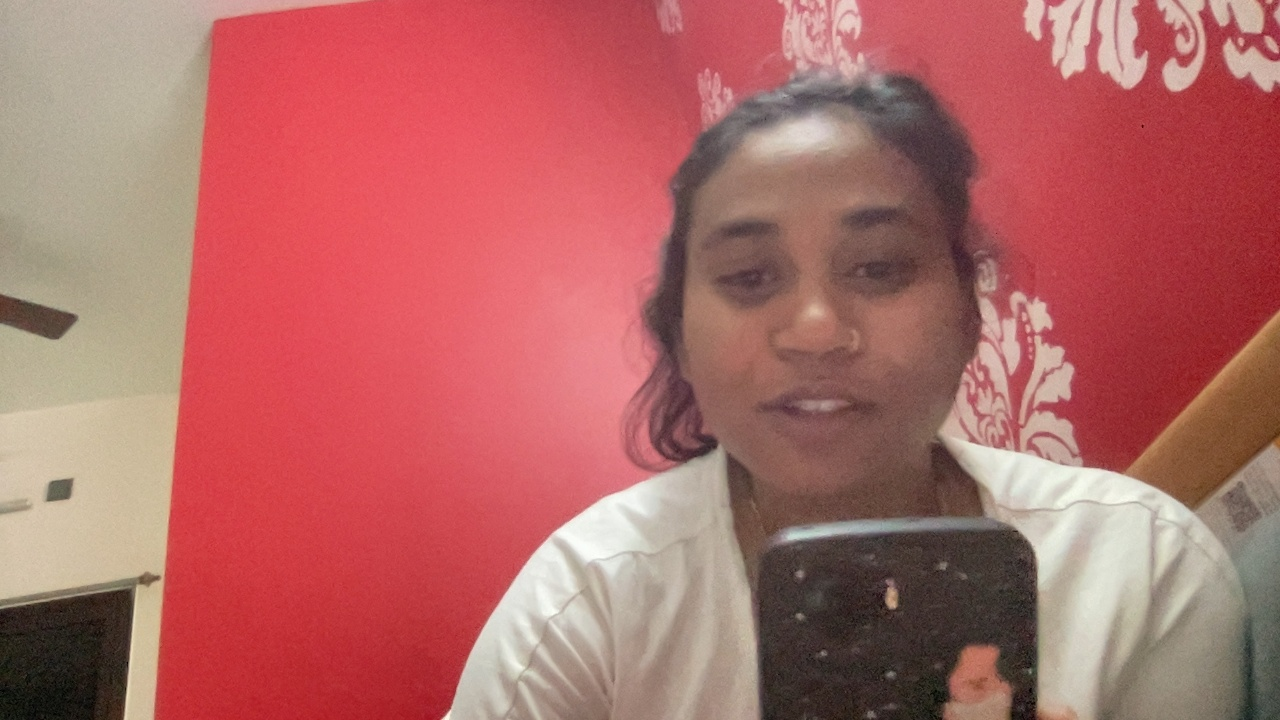
//> input picture app/image_2025-11-20_23-00-21.jpg, 1280 x 720 px, given in place of the camera
$ ./main   (built with g++ and OpenCV 4)
//> lines starting //> are read from the running program, lines starting //| are printed output that depends on the picture
#include <opencv2/opencv.hpp>
#include <opencv2/imgproc.hpp>
#include <opencv2/objdetect.hpp>
#include <iostream>
#include <chrono>
#include <ctime>
#include <string>

using namespace cv;
using namespace std;

// Generate timestamp filenames
string timeStamp() {
    auto now = chrono::system_clock::now();
    time_t t = chrono::system_clock::to_time_t(now);
    tm *lt = localtime(&t);

    char buffer[80];
    strftime(buffer, 80, "image_%Y-%m-%d_%H-%M-%S", lt);
    return string(buffer);
}

// Generate video filename
string videoStamp() {
    auto now = chrono::system_clock::now();
    time_t t = chrono::system_clock::to_time_t(now);
    tm *lt = localtime(&t);

    char buffer[80];
    strftime(buffer, 80, "video_%Y-%m-%d_%H-%M-%S.mp4", lt);
    return string(buffer);
}

int main() {

    VideoCapture cap(0);
    if (!cap.isOpened()) {
        cerr << "Error: Cannot open camera!" << endl;
        return -1;
    }

    Mat frame, gray, blurImg, edgeImg;

    // ============= LOAD ALL CASCADES ===================
    CascadeClassifier faceCascade, eyeCascade, smileCascade, fullBodyCascade;

    bool faceLoaded  = faceCascade.load("haarcascade_frontalface_default.xml");
    bool eyeLoaded   = eyeCascade.load("haarcascade_eye.xml");
    bool smileLoaded = smileCascade.load("haarcascade_smile.xml");
    bool bodyLoaded  = fullBodyCascade.load("haarcascade_fullbody.xml");

    if (!faceLoaded)  cerr << "Face cascade missing!" << endl;
    if (!eyeLoaded)   cerr << "Eye cascade missing!" << endl;
    if (!smileLoaded) cerr << "Smile cascade missing!" << endl;
    if (!bodyLoaded)  cerr << "Full-body cascade missing!" << endl;

    // ============= UI INSTRUCTIONS =====================
    cout << "--------------- CAMERA APPLICATION ---------------\n";
    cout << "c : Capture Image\n";
    cout << "v : Start/Stop Video Recording\n";
    cout << "f : Toggle Face Detection\n";
    cout << "e : Toggle Eye Detection\n";
    cout << "s : Toggle Smile Detection\n";
    cout << "b : Toggle Full Body Detection\n";
    cout << "1 : Grayscale Filter\n";
    cout << "2 : Blur Filter\n";
    cout << "3 : Edge Detection\n";
    cout << "o : Original Frame\n";
    cout << "q : Quit\n";
    cout << "--------------------------------------------------\n";

    // Toggle states
    bool faceOn = false;
    bool eyeOn  = false;
    bool smileOn = false;
    bool bodyOn = false;

    int filterMode = 0;

    // ============= VIDEO RECORDING VARIABLES =============
    bool recording = false;
    VideoWriter writer;
    int fourcc = VideoWriter::fourcc('m','p','4','v');  // codec for mp4
    double fps = 20.0;

    while (true) {
        cap >> frame;
//> frame is the input picture: 720 rows x 1280 cols, CV_8UC3; mean B, G, R 101.7, 104.8, 176.7
        if (frame.empty()) break;

        auto start = chrono::high_resolution_clock::now();
        Mat display = frame.clone();

        // ============= FILTERS ===================
        if (filterMode == 1) {
            cvtColor(display, display, COLOR_BGR2GRAY);
            cvtColor(display, display, COLOR_GRAY2BGR);
        }
        else if (filterMode == 2) {
            GaussianBlur(display, display, Size(15, 15), 0);
        }
        else if (filterMode == 3) {
            Canny(display, edgeImg, 50, 150);
            cvtColor(edgeImg, display, COLOR_GRAY2BGR);
        }

        // Convert to gray for all detectors
        Mat grayFrame;
        cvtColor(frame, grayFrame, COLOR_BGR2GRAY);
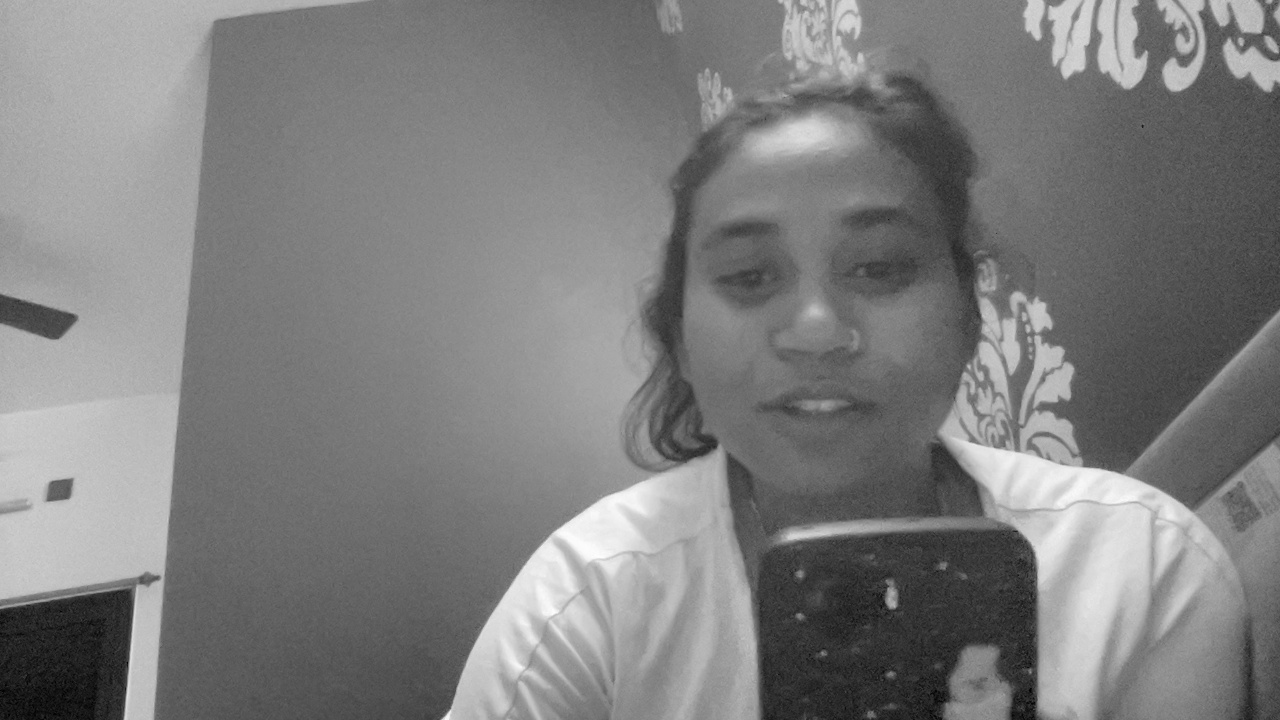
//> grayFrame: 720 rows x 1280 cols, CV_8UC1; min 0, max 254, mean 125.9

        // ============= FULL BODY DETECTION ===================
        if (bodyOn && bodyLoaded) {
            vector<Rect> bodies;
            fullBodyCascade.detectMultiScale(grayFrame, bodies, 1.1, 3);

            for (auto &body : bodies) {
                rectangle(display, body, Scalar(255, 0, 0), 2);  // Blue
            }
        }

        // ============= FACE DETECTION ===================
        vector<Rect> faces;
        if (faceOn && faceLoaded) {
            faceCascade.detectMultiScale(
                grayFrame, faces,
                1.1, 5, 0,
                Size(60, 60),
                Size()
            );

            for (auto &face : faces) {
                rectangle(display, face, Scalar(0, 255, 0), 2); // Green
            }
        }

        // ============= EYE DETECTION ===================
        if (eyeOn && eyeLoaded) {
            for (auto &face : faces) {
                Mat faceROI = grayFrame(face);
                vector<Rect> eyes;
                eyeCascade.detectMultiScale(faceROI, eyes, 1.1, 4);

                for (auto &eye : eyes) {
                    Rect eyeBox(face.x + eye.x, face.y + eye.y, eye.width, eye.height);
                    rectangle(display, eyeBox, Scalar(0, 255, 255), 2); // Yellow
                }
            }
        }

        // ============= SMILE DETECTION ===================
        if (smileOn && smileLoaded) {
            for (auto &face : faces) {
                Mat faceROI = grayFrame(face);
                vector<Rect> smiles;
                smileCascade.detectMultiScale(faceROI, smiles, 1.2, 40);

                for (auto &smile : smiles) {
                    Rect smileBox(face.x + smile.x, face.y + smile.y, smile.width, smile.height);
                    rectangle(display, smileBox, Scalar(255, 0, 255), 2); // Pink
                }
            }
        }

        // ============= FPS DISPLAY ===================
        auto end = chrono::high_resolution_clock::now();
        double fpsCounter = 1000.0 / chrono::duration_cast<chrono::milliseconds>(end - start).count();

        putText(display, "FPS: " + to_string((int)fpsCounter),
                Point(10, 30), FONT_HERSHEY_SIMPLEX, 0.8,
                Scalar(0, 255, 255), 2);

        // ========== RECORDING STATUS =========
        string text = recording ? "RECORDING..." : "REC OFF";
        Scalar color = recording ? Scalar(0, 0, 255) : Scalar(0, 255, 0);

        putText(display, text, Point(10, 60), FONT_HERSHEY_SIMPLEX, 0.7, color, 2);

        imshow("Camera Application", display);
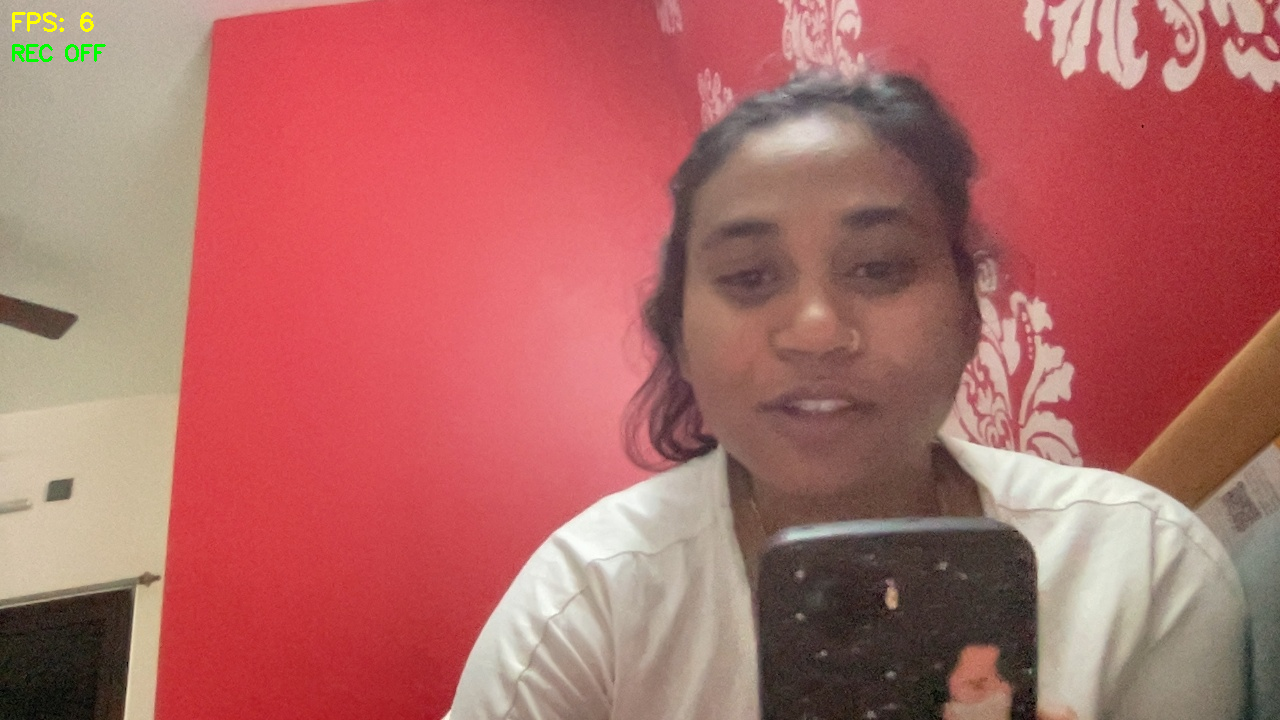
//> window 'Camera Application': 720 rows x 1280 cols, CV_8UC3; mean B, G, R 101.5, 104.9, 176.6

        // ============= WRITE VIDEO IF RECORDING ============
        if (recording && writer.isOpened()) {
            writer.write(frame);
        }

        // ============= KEY CONTROLS ===================
        char key = (char)waitKey(1);
//> the 'q' key is pressed

        if (key == 'q') break;

        if (key == 'c')
            imwrite(timeStamp() + ".jpg", frame);

        // ==== Start/Stop video recording ====
        if (key == 'v') {
            if (!recording) {
                string filename = videoStamp();
                cout << "Recording started: " << filename << endl;

                writer.open(filename, fourcc, fps,
                            Size(frame.cols, frame.rows), true);

                if (!writer.isOpened()) {
                    cerr << "Error: Could not open VideoWriter!" << endl;
                } else {
                    recording = true;
                }
            } else {
                cout << "Recording stopped.\n";
                recording = false;
                writer.release();
            }
        }

        if (key == 'f') faceOn = !faceOn;
        if (key == 'e') eyeOn = !eyeOn;
        if (key == 's') smileOn = !smileOn;
        if (key == 'b') bodyOn = !bodyOn;

        if (key == '1') filterMode = 1;
        if (key == '2') filterMode = 2;
        if (key == '3') filterMode = 3;
        if (key == 'o') filterMode = 0;
    }

    cap.release();
    writer.release();
    destroyAllWindows();
    return 0;
}
